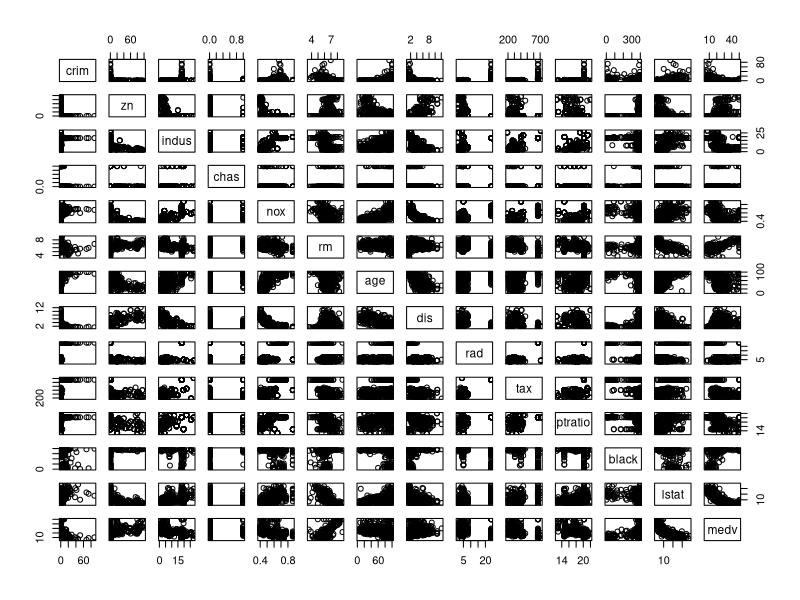
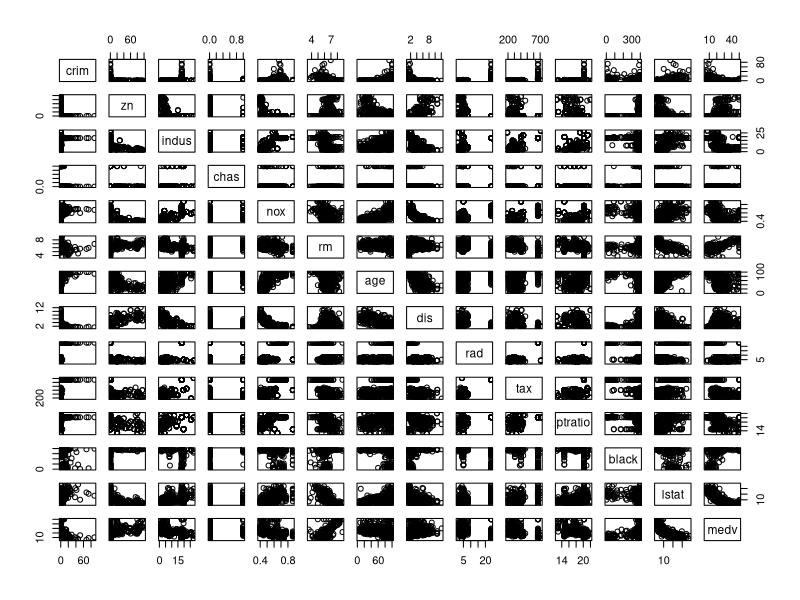
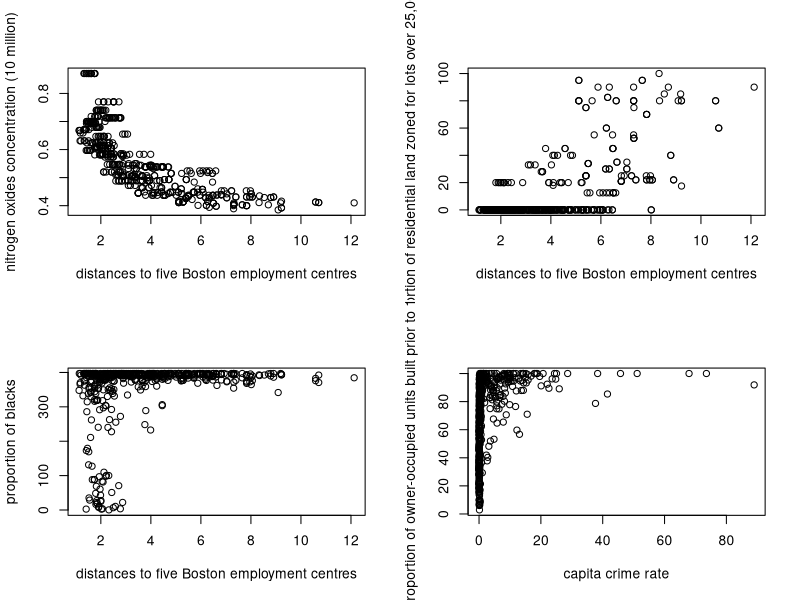
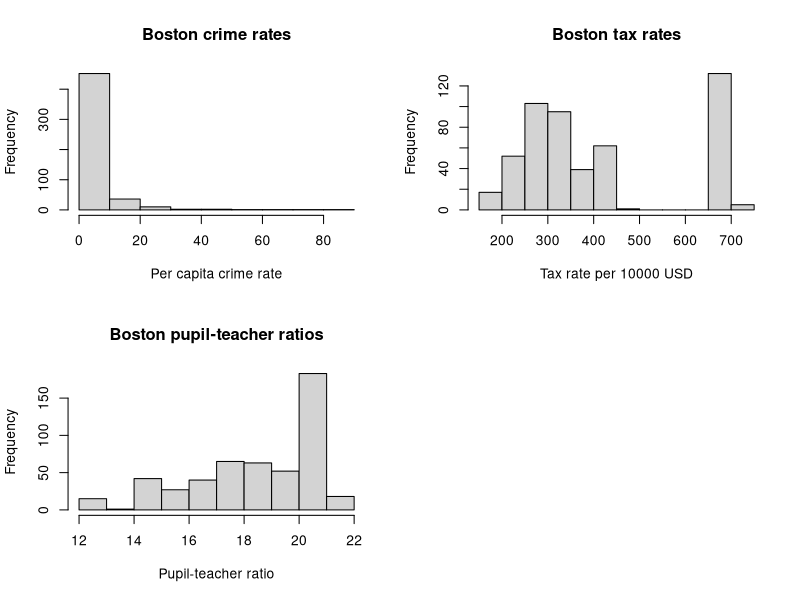

Write R code to recreate these figures, in order.
# Assignment 1
# Group: Computing Cat-tastorphy
# Member: Sehtab Hossain, Michelle Lu, Salam Othman, Jacob Sauther, Feng Zheng
# University of Missouri Kansas City
# CS5565-0001
# Feng Zheng

# load the library to get data set
library(MASS)

# information of Boston data set
?Boston
print("there is 506 rows and 14 columns in Boston data set")

pairs(Boston)
# some pairwise scatter plots
pairs(Boston)

par(mfrow = c(2, 2))
plot(Boston$dis, Boston$nox, ylab = "nitrogen oxides concentration (10 million)", xlab = "distances to five Boston employment centres")
plot(Boston$dis, Boston$zn, ylab = "proportion of residential land zoned for lots over 25,000 sq.ft.", xlab = "distances to five Boston employment centres")
plot(Boston$dis, Boston$black, ylab = "proportion of blacks", xlab = "distances to five Boston employment centres")
plot(Boston$crim, Boston$age, ylab = "proportion of owner-occupied units built prior to 1940", xlab = "capita crime rate")
print("I find the the farther from the five Boston employment centres, the lower nitrogen oxides concentration")
print("I find that the higher proportion of owner-occupied units built prior to 1940 the higher capita crime rate. ")


par(mfrow = c(2, 2))
hist(Boston$crim, xlab = "Per capita crime rate", main = "Boston crime rates")
hist(Boston$tax, xlab = "Tax rate per 10000 USD", main = "Boston tax rates")
hist(Boston$ptratio, xlab = "Pupil-teacher ratio", main = "Boston pupil-teacher ratios")
summary(Boston[, c(1, 10, 11)])
print("There was some area in Boston has high capita crime rate. There is also a gap on the tax rates. Lastly, pupil-teacher ratio was low")

# how many tracks bound with Charles river?
cat("In this data set,", sum(Boston$chas),"tracks bound with Charles river")

# what is the median of pupil-teacher ratio among towns in this data set?
cat("The median of median pupil-teacher ratio among towns is", median(Boston$ptratio))

# which suburb of Boston has the lowest median value of owner-occupied homes?
Boston[Boston$medv == min(Boston$medv), ]
print("The value of both suburb of Boston has the lowest median value of owner-occupied homes were similar")

# in this data set, how many of the suburbs average more than seven rooms per dwelling?
# more than eight rooms per dwelling?
sum(Boston$rm > 7)
sum(Boston$rm > 8)

# comment on the suburbs that average more than eight rooms per dwelling
Boston[Boston$rm > 8, ]
summary(Boston[Boston$rm > 8, ])
print("the suburbs that average more than eight rooms per dwelling has similar proporation of blacks")

